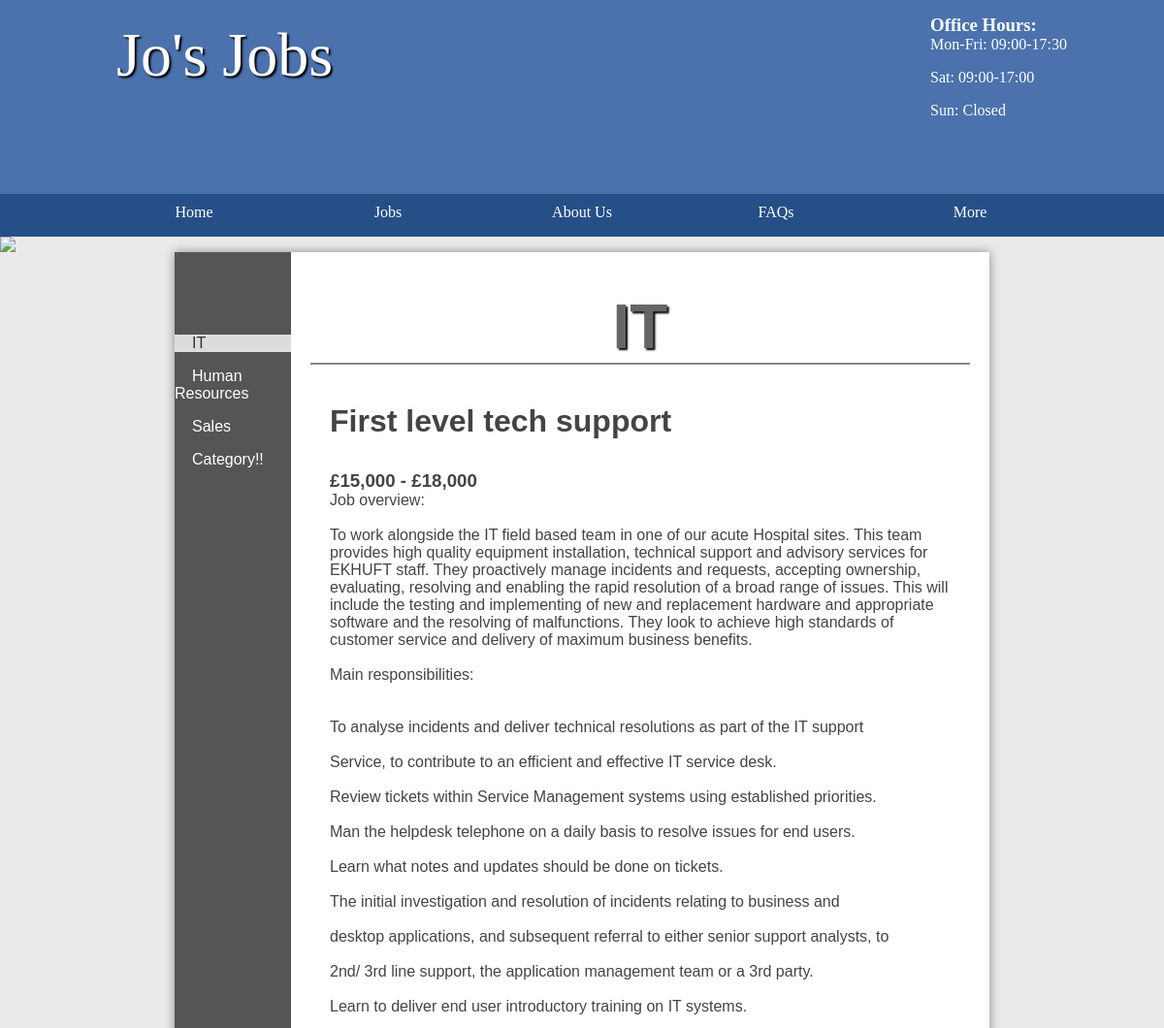
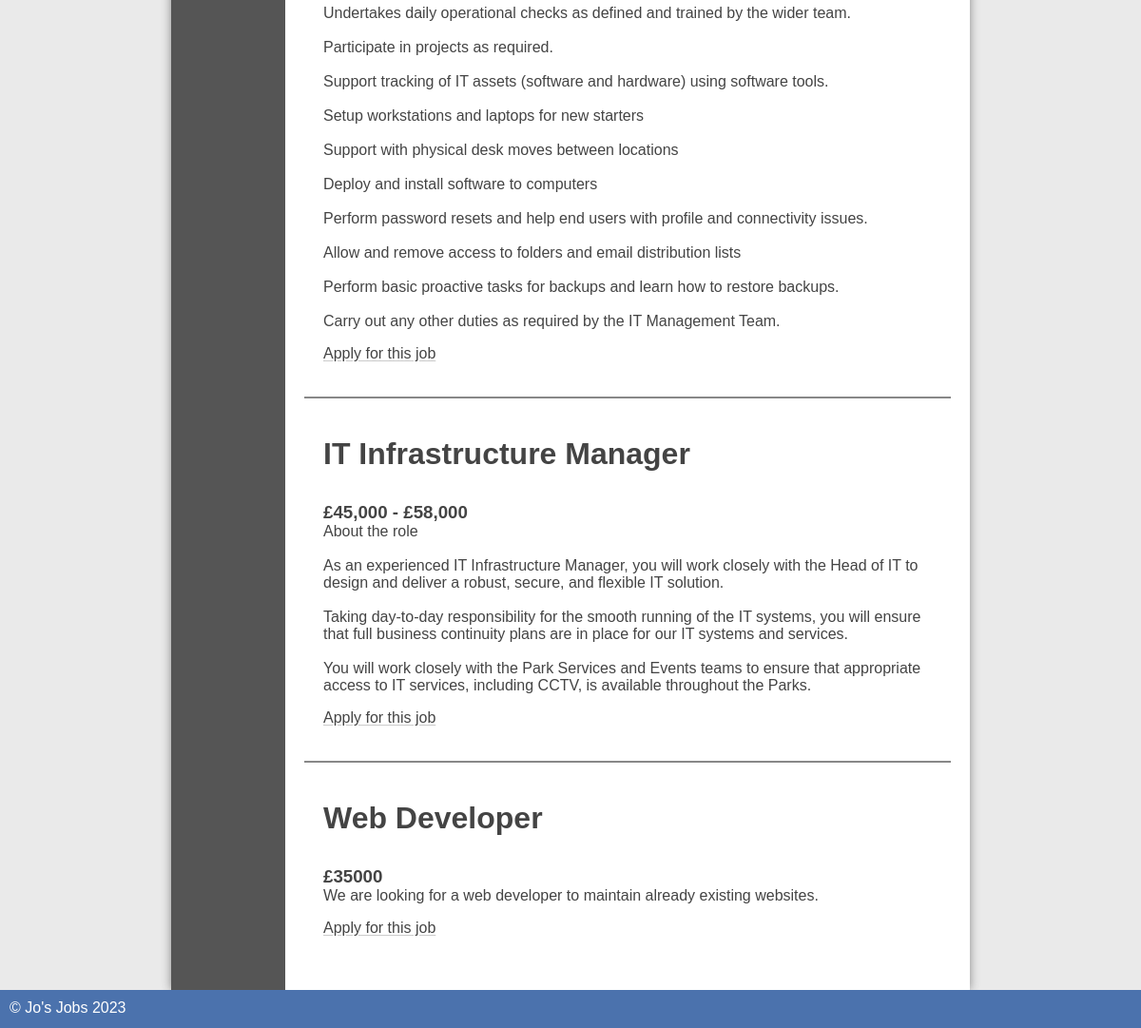
The page /jobs/public/admin/categories.php?id=1 on the database as committed earlier (2 pictures, top to bottom).
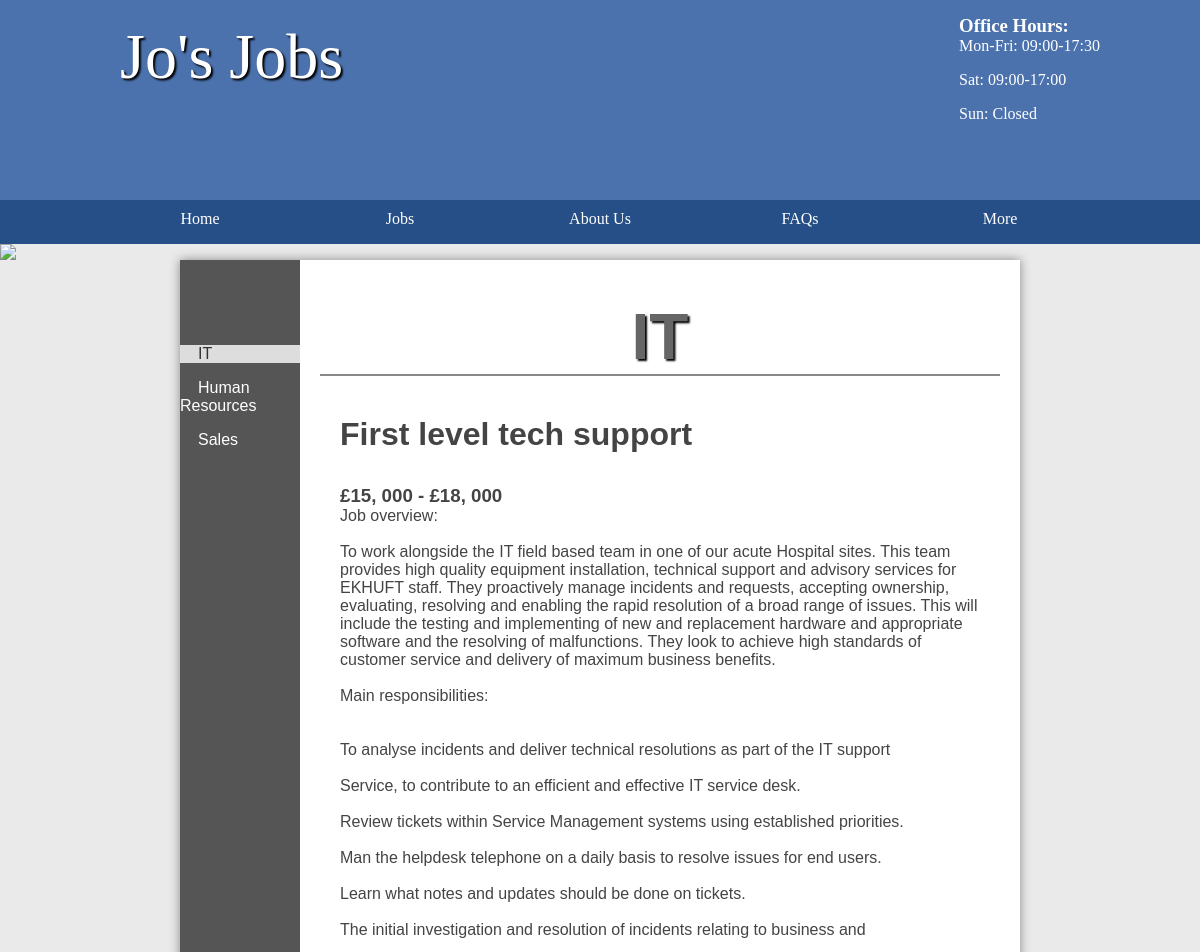
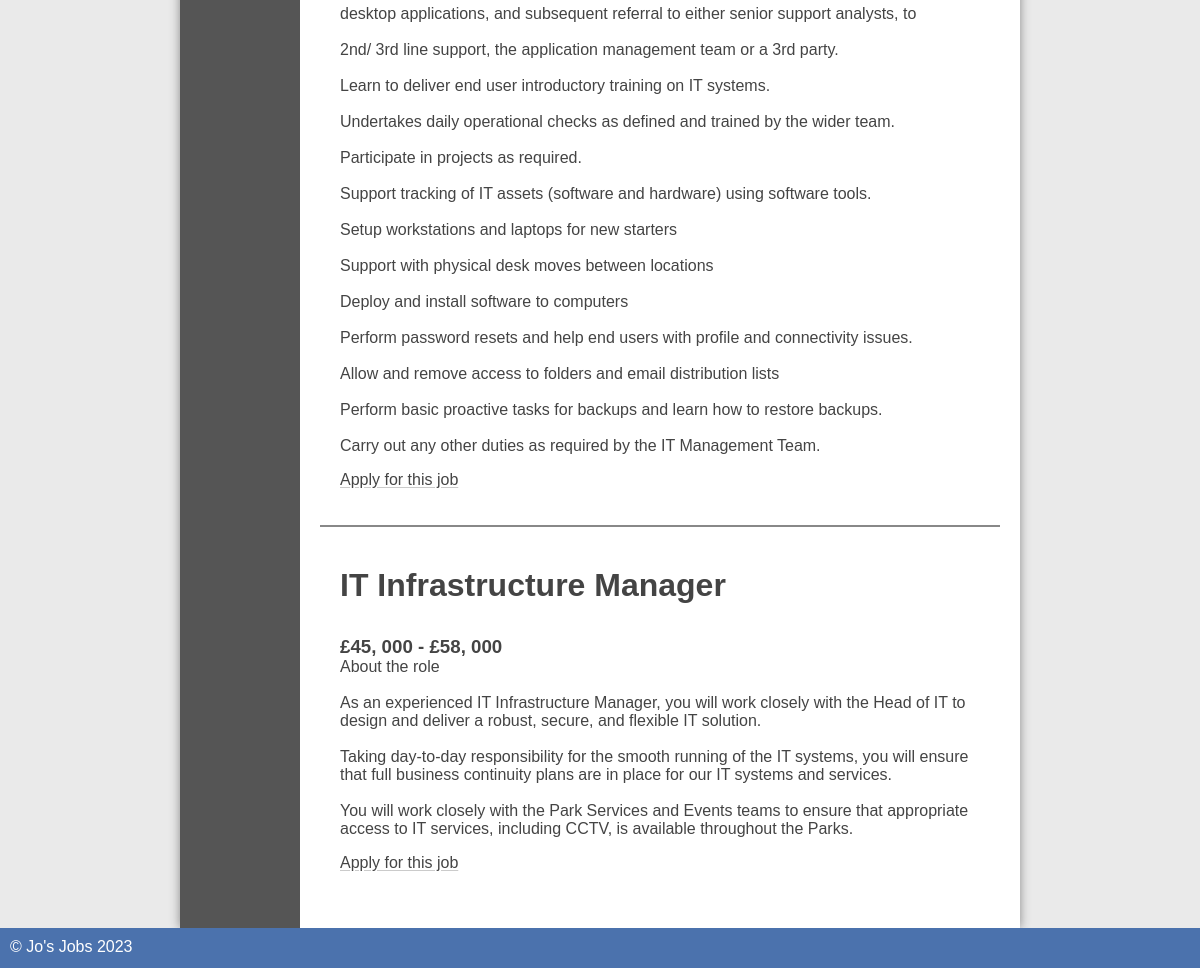
The same page on the database as committed later (2 pictures, top to bottom).
### tables this page shows
CREATE TABLE `CATEGORY` (
  `ID` int(11) NOT NULL AUTO_INCREMENT,
  `NAME` varchar(45) DEFAULT NULL,
  PRIMARY KEY (`ID`)
);

CREATE TABLE `job` (
  `id` int(11) NOT NULL AUTO_INCREMENT,
  `title` varchar(45) DEFAULT NULL,
  `description` longblob DEFAULT NULL,
  `salary` varchar(45) DEFAULT NULL,
  `closingDate` date DEFAULT NULL,
  `categoryId` int(11) DEFAULT NULL,
  `location` varchar(255) DEFAULT NULL,
  `archived` tinyint(1) DEFAULT 0,
  `accountId` int(11) DEFAULT NULL,
  PRIMARY KEY (`id`)
);

### jobs/include/utils.php (called while the page is built, shortened)
<?php
function createHead($title = "Home") {
    global $categories, $db;
    $db ??= new Database();
    $categories = $db->category->selectAll();
    require 'top-section.html.php';
}

### jobs/public/admin/categories.php (called while the page is built, shortened)
<?php
require "../../include/utils.php";
isset($_GET['id']) && exit(require "../../include/category-page.html.php");
?>
<?php include '../../include/footer.html.php'; ?>

### jobs/classes/database.php (called while the page is built, shortened)
<?php
class Database extends stdClass {
    public function __construct($user = "student", $password = "student", $dbname = "job", $host = "mysql") {
        $this->pdo = new PDO("mysql:host=$host;dbname=$dbname", $user, $password);
    }
    public function __get($name) {
        return $this->$name;
    }
}

### jobs/classes/table.php (called while the page is built, shortened)
<?php
class Table {
    private $pdo;
    private $table;
    public function __construct($pdoInstance, $table) {
        $this->pdo = $pdoInstance;
        $this->table = $table;
    }
    public function select(array|string $binds = [], array|string $items = '*') {
        return $this->selector($binds, $items)->fetch();
    }
    public function selectAll(array|string $binds = [], array|string $items = '*'): array {
        return $this->selector($binds, $items)->fetchAll();
    }
    private function bindAndExecute($binds, $query, $values = [], $debugMode = false): PDOStatement {
        if (is_string($binds))
            $query .= " $binds ";
        else if (!empty($binds)) {
            $query .= " WHERE ";
            foreach ($binds as $key => $value)
                $query .= is_int($key) ? " $value " : " $key = :$key ";
        }
        $statement = $this->pdo->prepare($query);
        if (is_array($binds))
            foreach ($binds as $key => $value)
                if (!is_int($key))
                    $statement->bindValue($key, $value);
        $statement->execute();
        return $statement;
    }
    private function selector($binds, $items) {
        $query = "SELECT ";
        $query .= "$items FROM $this->table";
        $statement = $this->bindAndExecute($binds, $query);
        return $statement;
    }
}

### jobs/include/category-page.html.php (the view, shortened to what this page needs)
<?php
$db ??= new Database();
$name = $db->category->select(['id' => $_GET['id']], 'name')['name'] ?? null;
createHead("$name Jobs");
?>
<main class="sidebar">
    <section class="left">
        <ul>
            <?php foreach ($categories as $category) { ?>
                <li <?= $category['id'] == $_GET['id'] ? 'class="current"' : '' ?>>
                    <a href="?id=<?= $category['id'] ?>"><?= $category['name'] ?></a>
                </li>
            <?php } ?>
        </ul>
    </section>
    <section class="right">
        <h1><?= $name ?></h1>
        <ul class="listing">
            <?php
            $jobs = $db->job->selectAll(['categoryId' => $_GET['id'], 'AND', 'archived' => 0, 'AND', 'closingDate > ', (new DateTime())->format('Y-m-d')]);
            if (!$jobs)
                echo '<p>No jobs in this category yet.</p>';
            else
                foreach ($jobs as $job) { ?>
                <li>
                    <div class="details">
                        <h2><?= $job['title'] ?></h2>
                        <h3><?= $job['salary'] ?></h3>
                        <p><?= nl2br($job['description']) ?></p>
                        <a class="more" href="/apply.php?id=<?= $job['id'] ?>">Apply for this job</a>
                    </div>
                </li>
            <?php } ?>
        </ul>
    </section>
</main>
<?php include 'footer.html.php'; ?>

### jobs/include/top-section.html.php (shortened to what this page needs)
<!DOCTYPE html>
<html>
<head>
    <link rel="stylesheet" href="/styles.css" />
</head>
<header>
    <section>
        <aside>
            <h3>Office Hours:</h3>
            <p>Mon-Fri: 09:00-17:30</p>
            <p>Sat: 09:00-17:00</p>
            <p>Sun: Closed</p>
        </aside>
        <h1>Jo's Jobs</h1>
    </section>
</header>
<nav>
    <ul>
        <li><a href="/">Home</a></li>
        <li>
            <a href="/admin/jobs.php">Jobs</a>
            <div class="menudropdown">
                <section>
                    <h3>Categories</h3>
                </section>
                <section>
                    <h3>Location</h3>
                </section>
            </div>
        </li>
        <li><a href="/about.php">About Us</a></li>
        <li><a href="/faqs.php">FAQs</a></li>
        <li>
            <a>More</a>
        </li>
    </ul>
</nav>
<img src="/images/randombanner.php" />

### jobs/include/footer.html.php
<footer>
    &copy; Jo's Jobs 2023
</footer>

### jobs/public/styles.css (style rules this page uses)
* { margin: 0; padding: 0; box-sizing: border-box; }
html { font-family: 'Oxygen-Regular', verdana, sans-serif; }
header { background-color: #4b72ad; color: white; height: 200px; }
header aside { float: right; margin-top: 15px; }
header section { width: 1000px; display: block; margin: auto; }
header h1 { float: left; margin-left: 20px; }
nav { width: 100%; background-color: #264f87; overflow: auto; }
body>img { width: 100%; display: block; }
nav ul { width: 1000px; margin: auto; display: flex; list-style-type: none; }
nav ul li { width: 25%; float: left; overflow: auto; text-align: center; }
nav li { color: white; padding-top: 10px; display: block; }
nav li a { color: white; text-decoration: none }
a:not([href]) { cursor: default; }
main :is(section.left h3, ul) { margin-left: 3em; margin-left: 10%; margin: 0; }
main :is(section.left h3, ul > li > a) { padding-left: 15%; padding-top: 4px; padding-bottom: 4px; }
main a { color: #333; }
nav { font-family: 'Oxygen-Regular'; }
header section { display: block; font-family: 'Oxygen-Regular', cursive; }
header h1 { font-weight: normal; }
h1 { font-size: 4em; color: white; text-align: center; padding-top: 20px; text-shadow: 2px 2px 2px #000; }
main { min-height: 50vh; background-color: #fff; width: 70vw; display: block; margin: auto; box-shadow: 0px 0px 10px #888; color: #444; }
footer { min-height: 5vh; color: white; }
main h2 { font-size: 2em; margin-top: 20px; }
p, li, h2 { margin-bottom: 1em; }
footer { background-color: #4b72ad; padding: 10px; color: white; }
.left ul { list-style-type: none }
section a { color: #444; }
.stock, .sidebar { display: table; }
.stock>ul, .sidebar .left { width: 10vw; list-style-type: none; display: table-cell; background-color: #555; margin: 0; }
.stock .products, .sidebar .right { display: table-cell; padding: 20px; }
.stock>ul a, .sidebar .left :is(h3, a) { text-decoration: none; }
.stock>ul a, .sidebar .left :is(h3, a:not(.current)) { color: white; }
.listing li { border-top: 2px solid #888; padding: 20px; overflow: auto; }
.current { background-color: #ddd; color: #333; display: block; }
.current a { color: #333 !important; }
.right { padding: 20px; }
main h1 { color: #666; }
:is(section a, .link) { text-decoration: underline #44444447; text-underline-offset: 2px; transition: text-decoration-color, color 0.2s; }
.menudropdown, li>details>summary+div { max-height: 400px; position: absolute; overflow: hidden; background-color: #264f87; transition: max-height .5s; margin-left: 4em; display: flex; padding: 0 3em 1em 3em; gap: 30px; }
.menudropdown h3 { float: none; text-align: left; width: auto; padding-bottom: 5px; font-size: 80%; opacity: .4; padding-top: 15px; padding-bottom: 1em; }
.menudropdown>section>h3 { margin: 10px 0; }

Rows that differ between the two databases and show on the page:
removed category: name "Category!!"
removed job: title "Web Developer", salary "£35000", description "We are looking for a web developer to maintain already existing websites."
changed job "First level tech support": salary "£15,000 - £18,000" → "£15, 000 - £18, 000"
changed job "IT Infrastructure Manager": salary "£45,000 - £58,000" → "£45, 000 - £58, 000"
